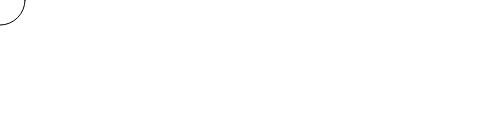
Frame 1 (no input)
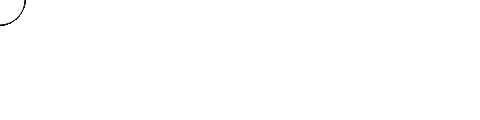
Frame 60 (no input)
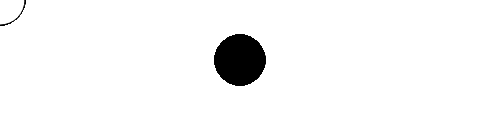
Frame 120 (the mouse pressed at the canvas centre since frame 60)

The p5.js sketch that drew these frames (run headless with seeded random() and noise() and a simulated clock; from frame 60 on, the mouse is pressed at the canvas centre):

// p5.js sketch
// ── sketch.js
function setup() {
  // put setup code here
  createCanvas(480, 120);

}

function draw() {
  // put drawing code here
  if (mouseIsPressed) {
    fill(0);
  } else {
    fill(255);
  }
  ellipse(mouseX, mouseY, 50, 50);
}
